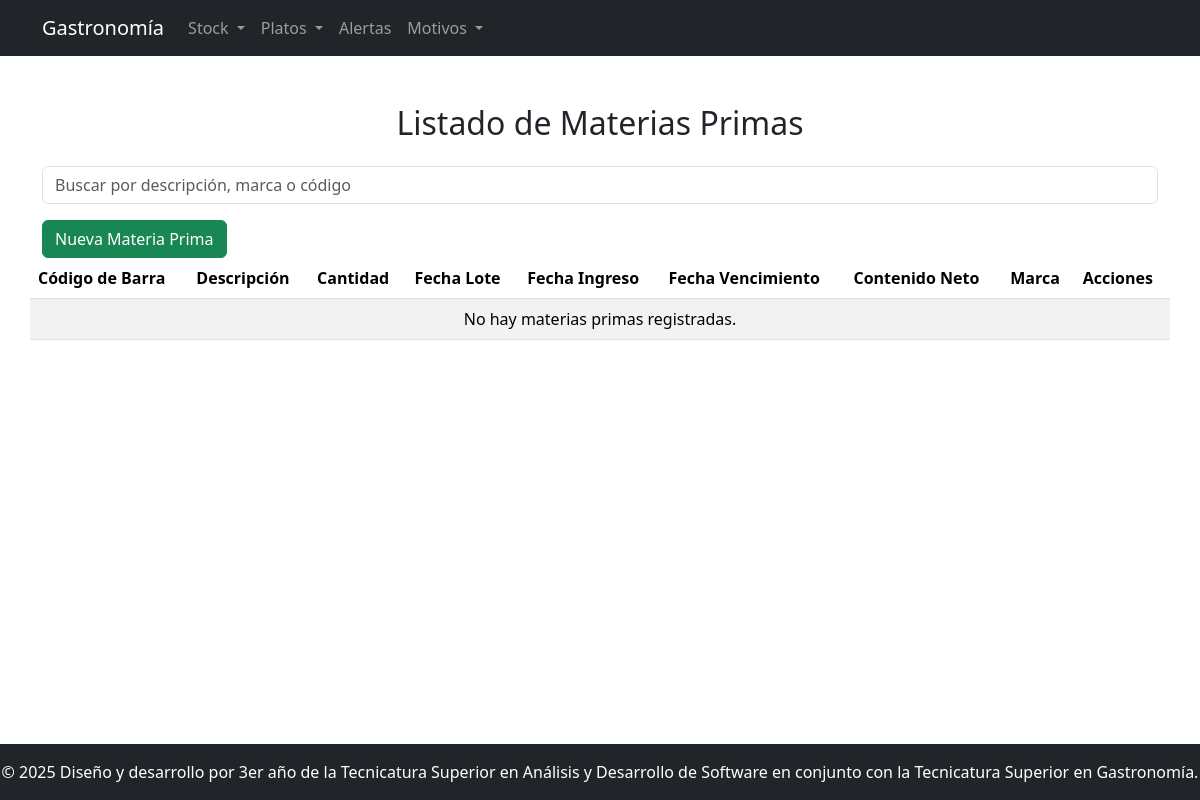
Page /materiaprima_lista.php?error=param on the earlier database version.
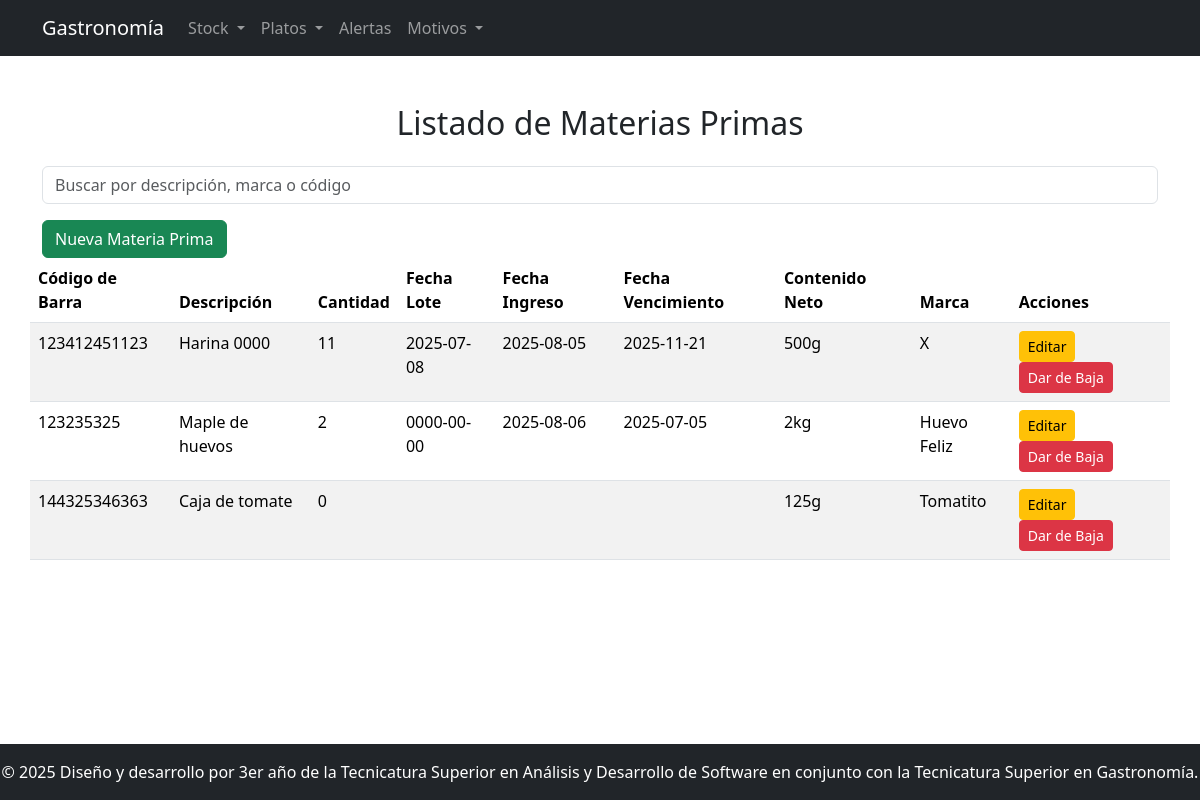
Same page on the later database version.
### tables this page shows
CREATE TABLE `materia_prima` (
  `id` int(11) NOT NULL,
  `codigo_barra` varchar(200) NOT NULL,
  `descripcion` varchar(200) NOT NULL,
  `contenido_neto` varchar(200) NOT NULL COMMENT 'unidad de medida',
  `marca` varchar(200) NOT NULL,
  `stock_minimo` double NOT NULL,
  `stock_maximo` double NOT NULL
);

### materiaprima_lista.php (the view, shortened to what this page needs)
<?php
include 'conectar.php';
$sql = "SELECT mp.id, mp.codigo_barra,
        mp.descripcion,
        mp.contenido_neto,
        mp.marca, i.fecha_lote, i.fecha,i.fecha_vencimiento,
        COALESCE(SUM(i.cantidad),0) - COALESCE(SUM(s.cantidad),0) AS cantidad
    FROM materia_prima mp
    LEFT JOIN ingreso_materia_prima i ON mp.id = i.id_materia_prima
    LEFT JOIN salida_materia_prima s ON mp.id = s.id_materia_prima
    GROUP BY mp.id, mp.codigo_barra, mp.descripcion, mp.contenido_neto, mp.marca";
$resultado = $conexion->query($sql);
?>
<!DOCTYPE html>
<html lang="es">
<head>
    <link rel='stylesheet' type='text/css' href='css/bootstrap.min.css'>
</head>
<body class="d-flex flex-column min-vh-100">
    <?php
    include 'includes/header.php';
    ?>
    <div class="container mt-5 mb-5 flex-grow-1">
        <h2 class="mb-4 text-center">Listado de Materias Primas</h2>
        <div class="mb-3">
            <input type="text" class="form-control" id="buscador" placeholder="Buscar por descripción, marca o código" onkeyup="buscarMateriaPrima()">
        </div>
        <div>
            <a href="materia_prima.php" class="btn btn-success">Nueva Materia Prima</a>
        </div>
        <div class="row row-cols-1 row-cols-md-2 g-4">
            <table class="table table-striped table-hover">
                <thead>
                    <tr>
                        <th>Código de Barra</th>
                        <th>Descripción</th>
                        <th>Cantidad</th>
                        <th>Fecha Lote</th>
                        <th>Fecha Ingreso</th>
                        <th>Fecha Vencimiento</th>
                        <th>Contenido Neto</th>
                        <th>Marca</th>
                        <th>Acciones</th>
                    </tr>
                </thead>
                <tbody>
                    <?php if ($resultado->num_rows > 0): ?>
                        <?php while ($fila = $resultado->fetch_assoc()): ?>
                            <tr>
                                <td><?= $fila['codigo_barra'] ?></td>
                                <td><?= $fila['descripcion'] ?></td>
                                <td><?= $fila['cantidad'] ?></td>
                                <td><?= $fila['fecha_lote'] ?></td>
                                <td><?= $fila['fecha'] ?></td>
                                <td><?= $fila['fecha_vencimiento'] ?></td>
                                <td><?= htmlspecialchars($fila['contenido_neto']) ?></td>
                                <td><?= htmlspecialchars($fila['marca']) ?></td>
                                <td>
                                    <a href="materia_prima.php?id=<?= $fila['id'] ?>" class="btn btn-sm btn-warning">Editar</a>
                                    <a href="materiaprima_baja.php?id=<?= $fila['id'] ?>" class="btn btn-sm btn-danger">Dar de Baja</a>
                                </td>
                            </tr>
                        <?php endwhile; ?>
                    <?php else: ?>
                        <tr>
                            <td colspan="9" class="text-center">No hay materias primas registradas.</td>
                        </tr>
                    <?php endif; ?>
                </tbody>
            </table>
        </div>
    </div>
    <?php
    include 'includes/footer.php';
    ?>
</body>
</html>

### includes/header.php (shortened to what this page needs)
<nav class="navbar navbar-expand-lg navbar-dark bg-dark">
    <div class="container">
        <a class="navbar-brand" href="../index.php">Gastronomía</a>
        <div class="collapse navbar-collapse" id="navbarNav">
            <ul class="navbar-nav me-auto">
                <li class="nav-item dropdown">
                    <a class="nav-link dropdown-toggle" href="#" id="stockDropdown" role="button" data-bs-toggle="dropdown">
                        Stock
                    </a>
                </li>
                <li class="nav-item dropdown">
                    <a class="nav-link dropdown-toggle" href="#" id="platosDropdown" role="button" data-bs-toggle="dropdown">
                        Platos
                    </a>
                </li>
                <li class="nav-item">
                    <a class="nav-link" href="gestion_alertas/alertas.php">Alertas</a>
                </li>
                 <li class="nav-item dropdown">
                     <a class="nav-link dropdown-toggle" href="#" id="motivosDropdown" role="button" data-bs-toggle="dropdown">
                        Motivos
                    </a>
                </li>
            </ul>
        </div>
    </div>
</nav>

### includes/footer.php
<footer class="bg-dark text-white text-center py-3 mt-auto">
    &copy;
    <?php echo date('Y'); ?> Diseño y desarrollo por 3er año de la Tecnicatura Superior en Análisis y Desarrollo de Software en conjunto con la Tecnicatura Superior en Gastronomía.
</footer>

Differences in the rows shown:
added materia_prima: codigo_barra "123412451123", descripcion "Harina 0000", cantidad "11", fecha_lote "2025-07-08", fecha "2025-08-05", fecha_vencimiento "2025-11-21", contenido_neto "500g", marca "X"
added materia_prima: codigo_barra "123235325", descripcion "Maple de huevos", cantidad "2", fecha_lote "0000-00-00", fecha "2025-08-06", fecha_vencimiento "2025-07-05", contenido_neto "2kg", marca "Huevo Feliz"
added materia_prima: codigo_barra "144325346363", descripcion "Caja de tomate", cantidad "0", contenido_neto "125g", marca "Tomatito"
Other differences:
text no longer shown: "No hay materias primas registradas."
